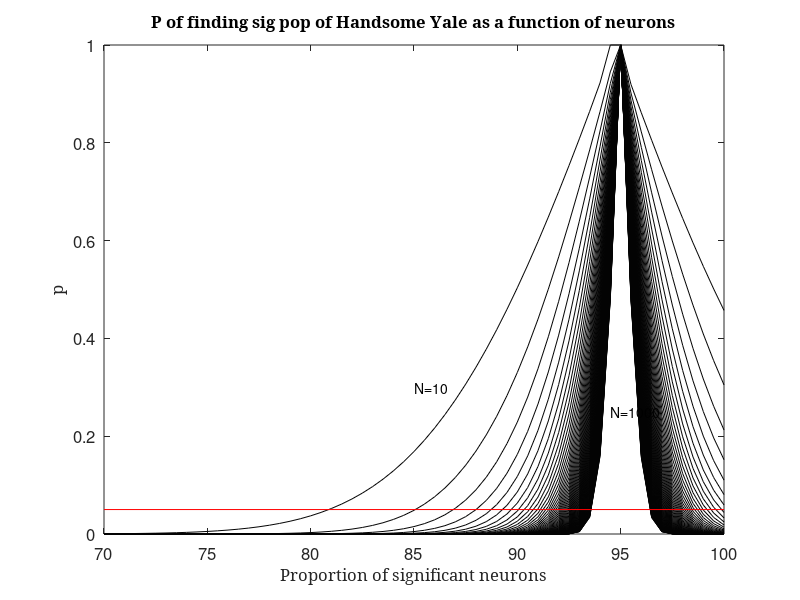

This chart was generated by the following MATLAB code:
% Chi-square test
%
% The chi-square test is used when you have discrete outcomes and want to
% test inferences about proportions of characteristics in the population.
% This test is useful when the sample size is relatively large.
%
% Copyright 2019 by Yale E. Cohen
%   updated 4/25/21 by jig


%this code tests whether the proportion of handsome Yale neurons exceeds
%the false-positive rate of 5% (alpha=0.05)
%
%We will test this as a function of the overall proportion of neurons and
%as a function of the number of neurons.
%
%

N = (10:10:1000);           % number of tested neurons
Proportion = (70:0.5:100);  % proportion of significant handsome neurons
df=1;

for i=1:length(N)
  for j=1:length(Proportion)
    HandsomeYale=Proportion(j)/100*N(i); %i know you can't have fractions of neurons but we will do this here just for fun
    NonHandsomeJosh=N(i)-HandsomeYale;
    TheoreticallyHandsome=.95*N(i);
    TheoreticallyNonHandsome=N(i)-TheoreticallyHandsome;
    
    ChiSquare=(HandsomeYale-TheoreticallyHandsome)/TheoreticallyHandsome+(NonHandsomeJosh-TheoreticallyNonHandsome)^2/TheoreticallyNonHandsome;   
    p(i,j)=1-chi2cdf(ChiSquare,df);
  end
    
end

h=figure(1);clf %plot out and make pretty
set(h,'position',[31 286 691 514])
for i=1:length(N)
  plot(Proportion,p(i,:),'-.-','markersize',15,'color', [1 1 1]/length(N)); hold on
  xlabel('Proportion of significant neurons','fontname','georgia','fontsize',12)
  ylabel('p','fontname','georgia','fontsize',12)
  title('P of finding sig pop of Handsome Yale as a function of neurons','fontname','georgia','fontsize',12)
  set(gca,'fontsize',12);%
end
text(85,.3,['N=' num2str(N(1))])
text(94.5,.25,['N=' num2str(N(end))])
plot([70 100],[0.05 0.05],'-','color',[1 0 0])


% h=figure(2);clf; %if you want to see how p changes with N as a functio of
% %proportion
% set(h,'position',[737 284 620 515])
% for j=1:length(Proportion)
%   plot(N,p(:,j),'--.','markersize',15,'color', [1 1 1]/length(N)); hold on
%   xlabel('Number of neurons')
%   ylabel('p')
% end

